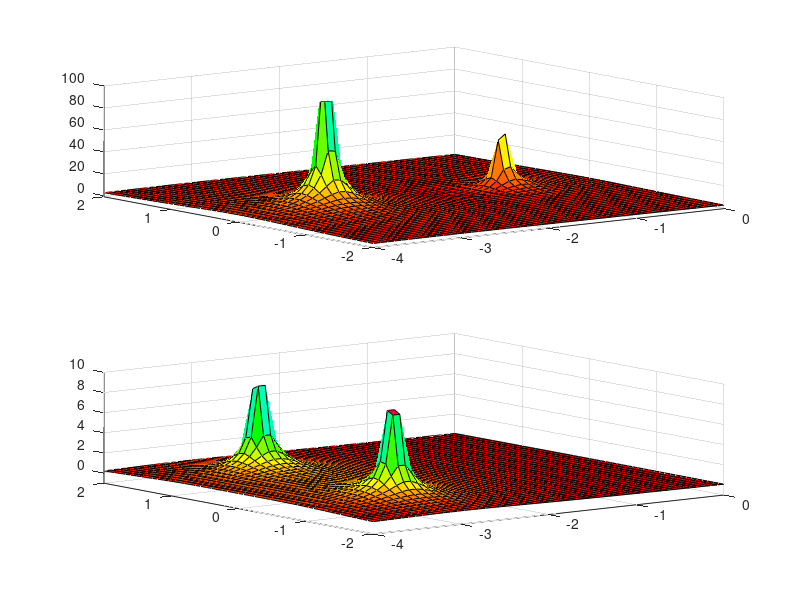

The MATLAB source for this figure:
%    做题一般套路
X1=-4:0.08:0;%生成X坐标
Y1=-2:0.08:2;%生成Y坐标
[x y]=meshgrid(X1,Y1);%产生矩阵
s=x+i*y;%产生复平面区域
FS=abs(2./(s+1)+5./(s+3));%计算拉氏变换样点值和幅值
subplot(211)
mesh(x,y,FS);%绘制网点图
surf(x,y,FS);%绘制带阴影的三维曲面图
zlim([-1 100]);
colormap(hsv);%设置颜色顺序

GS=abs(1./((s+3).*(s+3)+1));%计算拉氏变换样点值和幅值
subplot(212)
mesh(x,y,GS);%绘制网点图
surf(x,y,GS);%绘制带阴影的三维曲面图
zlim([-1 10]);
colormap(hsv);%设置颜色顺序